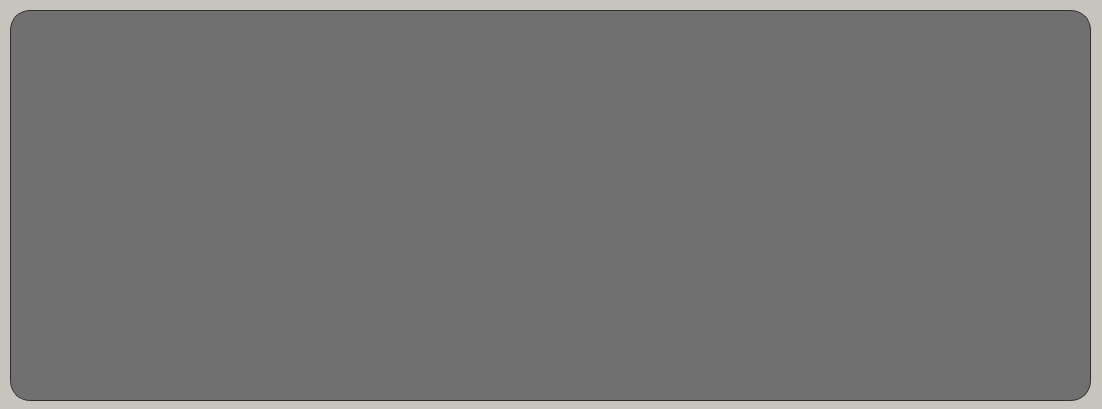
<?xml version="1.0" encoding="UTF-8"?>
<ui version="4.0">
 <class>PanelWidget</class>
 <widget class="QWidget" name="PanelWidget">
  <property name="geometry">
   <rect>
    <x>0</x>
    <y>0</y>
    <width>1102</width>
    <height>409</height>
   </rect>
  </property>
  <property name="palette">
   <palette>
    <active>
     <colorrole role="WindowText">
      <brush brushstyle="SolidPattern">
       <color alpha="255">
        <red>0</red>
        <green>0</green>
        <blue>0</blue>
       </color>
      </brush>
     </colorrole>
     <colorrole role="Button">
      <brush brushstyle="SolidPattern">
       <color alpha="255">
        <red>224</red>
        <green>220</green>
        <blue>212</blue>
       </color>
      </brush>
     </colorrole>
     <colorrole role="Light">
      <brush brushstyle="SolidPattern">
       <color alpha="255">
        <red>255</red>
        <green>255</green>
        <blue>255</blue>
       </color>
      </brush>
     </colorrole>
     <colorrole role="Midlight">
      <brush brushstyle="SolidPattern">
       <color alpha="255">
        <red>239</red>
        <green>237</green>
        <blue>233</blue>
       </color>
      </brush>
     </colorrole>
     <colorrole role="Dark">
      <brush brushstyle="SolidPattern">
       <color alpha="255">
        <red>112</red>
        <green>110</green>
        <blue>106</blue>
       </color>
      </brush>
     </colorrole>
     <colorrole role="Mid">
      <brush brushstyle="SolidPattern">
       <color alpha="255">
        <red>149</red>
        <green>147</green>
        <blue>141</blue>
       </color>
      </brush>
     </colorrole>
     <colorrole role="Text">
      <brush brushstyle="SolidPattern">
       <color alpha="255">
        <red>0</red>
        <green>0</green>
        <blue>0</blue>
       </color>
      </brush>
     </colorrole>
     <colorrole role="BrightText">
      <brush brushstyle="SolidPattern">
       <color alpha="255">
        <red>255</red>
        <green>255</green>
        <blue>255</blue>
       </color>
      </brush>
     </colorrole>
     <colorrole role="ButtonText">
      <brush brushstyle="SolidPattern">
       <color alpha="255">
        <red>0</red>
        <green>0</green>
        <blue>0</blue>
       </color>
      </brush>
     </colorrole>
     <colorrole role="Base">
      <brush brushstyle="SolidPattern">
       <color alpha="255">
        <red>255</red>
        <green>255</green>
        <blue>255</blue>
       </color>
      </brush>
     </colorrole>
     <colorrole role="Window">
      <brush brushstyle="SolidPattern">
       <color alpha="255">
        <red>199</red>
        <green>196</green>
        <blue>189</blue>
       </color>
      </brush>
     </colorrole>
     <colorrole role="Shadow">
      <brush brushstyle="SolidPattern">
       <color alpha="255">
        <red>0</red>
        <green>0</green>
        <blue>0</blue>
       </color>
      </brush>
     </colorrole>
     <colorrole role="AlternateBase">
      <brush brushstyle="SolidPattern">
       <color alpha="255">
        <red>239</red>
        <green>237</green>
        <blue>233</blue>
       </color>
      </brush>
     </colorrole>
     <colorrole role="ToolTipBase">
      <brush brushstyle="SolidPattern">
       <color alpha="255">
        <red>255</red>
        <green>255</green>
        <blue>220</blue>
       </color>
      </brush>
     </colorrole>
     <colorrole role="ToolTipText">
      <brush brushstyle="SolidPattern">
       <color alpha="255">
        <red>0</red>
        <green>0</green>
        <blue>0</blue>
       </color>
      </brush>
     </colorrole>
    </active>
    <inactive>
     <colorrole role="WindowText">
      <brush brushstyle="SolidPattern">
       <color alpha="255">
        <red>0</red>
        <green>0</green>
        <blue>0</blue>
       </color>
      </brush>
     </colorrole>
     <colorrole role="Button">
      <brush brushstyle="SolidPattern">
       <color alpha="255">
        <red>224</red>
        <green>220</green>
        <blue>212</blue>
       </color>
      </brush>
     </colorrole>
     <colorrole role="Light">
      <brush brushstyle="SolidPattern">
       <color alpha="255">
        <red>255</red>
        <green>255</green>
        <blue>255</blue>
       </color>
      </brush>
     </colorrole>
     <colorrole role="Midlight">
      <brush brushstyle="SolidPattern">
       <color alpha="255">
        <red>239</red>
        <green>237</green>
        <blue>233</blue>
       </color>
      </brush>
     </colorrole>
     <colorrole role="Dark">
      <brush brushstyle="SolidPattern">
       <color alpha="255">
        <red>112</red>
        <green>110</green>
        <blue>106</blue>
       </color>
      </brush>
     </colorrole>
     <colorrole role="Mid">
      <brush brushstyle="SolidPattern">
       <color alpha="255">
        <red>149</red>
        <green>147</green>
        <blue>141</blue>
       </color>
      </brush>
     </colorrole>
     <colorrole role="Text">
      <brush brushstyle="SolidPattern">
       <color alpha="255">
        <red>0</red>
        <green>0</green>
        <blue>0</blue>
       </color>
      </brush>
     </colorrole>
     <colorrole role="BrightText">
      <brush brushstyle="SolidPattern">
       <color alpha="255">
        <red>255</red>
        <green>255</green>
        <blue>255</blue>
       </color>
      </brush>
     </colorrole>
     <colorrole role="ButtonText">
      <brush brushstyle="SolidPattern">
       <color alpha="255">
        <red>0</red>
        <green>0</green>
        <blue>0</blue>
       </color>
      </brush>
     </colorrole>
     <colorrole role="Base">
      <brush brushstyle="SolidPattern">
       <color alpha="255">
        <red>255</red>
        <green>255</green>
        <blue>255</blue>
       </color>
      </brush>
     </colorrole>
     <colorrole role="Window">
      <brush brushstyle="SolidPattern">
       <color alpha="255">
        <red>199</red>
        <green>196</green>
        <blue>189</blue>
       </color>
      </brush>
     </colorrole>
     <colorrole role="Shadow">
      <brush brushstyle="SolidPattern">
       <color alpha="255">
        <red>0</red>
        <green>0</green>
        <blue>0</blue>
       </color>
      </brush>
     </colorrole>
     <colorrole role="AlternateBase">
      <brush brushstyle="SolidPattern">
       <color alpha="255">
        <red>239</red>
        <green>237</green>
        <blue>233</blue>
       </color>
      </brush>
     </colorrole>
     <colorrole role="ToolTipBase">
      <brush brushstyle="SolidPattern">
       <color alpha="255">
        <red>255</red>
        <green>255</green>
        <blue>220</blue>
       </color>
      </brush>
     </colorrole>
     <colorrole role="ToolTipText">
      <brush brushstyle="SolidPattern">
       <color alpha="255">
        <red>0</red>
        <green>0</green>
        <blue>0</blue>
       </color>
      </brush>
     </colorrole>
    </inactive>
    <disabled>
     <colorrole role="WindowText">
      <brush brushstyle="SolidPattern">
       <color alpha="255">
        <red>112</red>
        <green>110</green>
        <blue>106</blue>
       </color>
      </brush>
     </colorrole>
     <colorrole role="Button">
      <brush brushstyle="SolidPattern">
       <color alpha="255">
        <red>224</red>
        <green>220</green>
        <blue>212</blue>
       </color>
      </brush>
     </colorrole>
     <colorrole role="Light">
      <brush brushstyle="SolidPattern">
       <color alpha="255">
        <red>255</red>
        <green>255</green>
        <blue>255</blue>
       </color>
      </brush>
     </colorrole>
     <colorrole role="Midlight">
      <brush brushstyle="SolidPattern">
       <color alpha="255">
        <red>239</red>
        <green>237</green>
        <blue>233</blue>
       </color>
      </brush>
     </colorrole>
     <colorrole role="Dark">
      <brush brushstyle="SolidPattern">
       <color alpha="255">
        <red>112</red>
        <green>110</green>
        <blue>106</blue>
       </color>
      </brush>
     </colorrole>
     <colorrole role="Mid">
      <brush brushstyle="SolidPattern">
       <color alpha="255">
        <red>149</red>
        <green>147</green>
        <blue>141</blue>
       </color>
      </brush>
     </colorrole>
     <colorrole role="Text">
      <brush brushstyle="SolidPattern">
       <color alpha="255">
        <red>112</red>
        <green>110</green>
        <blue>106</blue>
       </color>
      </brush>
     </colorrole>
     <colorrole role="BrightText">
      <brush brushstyle="SolidPattern">
       <color alpha="255">
        <red>255</red>
        <green>255</green>
        <blue>255</blue>
       </color>
      </brush>
     </colorrole>
     <colorrole role="ButtonText">
      <brush brushstyle="SolidPattern">
       <color alpha="255">
        <red>112</red>
        <green>110</green>
        <blue>106</blue>
       </color>
      </brush>
     </colorrole>
     <colorrole role="Base">
      <brush brushstyle="SolidPattern">
       <color alpha="255">
        <red>199</red>
        <green>196</green>
        <blue>189</blue>
       </color>
      </brush>
     </colorrole>
     <colorrole role="Window">
      <brush brushstyle="SolidPattern">
       <color alpha="255">
        <red>199</red>
        <green>196</green>
        <blue>189</blue>
       </color>
      </brush>
     </colorrole>
     <colorrole role="Shadow">
      <brush brushstyle="SolidPattern">
       <color alpha="255">
        <red>0</red>
        <green>0</green>
        <blue>0</blue>
       </color>
      </brush>
     </colorrole>
     <colorrole role="AlternateBase">
      <brush brushstyle="SolidPattern">
       <color alpha="255">
        <red>224</red>
        <green>220</green>
        <blue>212</blue>
       </color>
      </brush>
     </colorrole>
     <colorrole role="ToolTipBase">
      <brush brushstyle="SolidPattern">
       <color alpha="255">
        <red>255</red>
        <green>255</green>
        <blue>220</blue>
       </color>
      </brush>
     </colorrole>
     <colorrole role="ToolTipText">
      <brush brushstyle="SolidPattern">
       <color alpha="255">
        <red>0</red>
        <green>0</green>
        <blue>0</blue>
       </color>
      </brush>
     </colorrole>
    </disabled>
   </palette>
  </property>
  <property name="font">
   <font>
    <family>Sans Serif</family>
    <pointsize>8</pointsize>
   </font>
  </property>
  <property name="windowTitle">
   <string>PanelWidget</string>
  </property>
  <property name="styleSheet">
   <string notr="true">QFrame#mainFrame {
	border: 1px solid #303030;
    border-radius: 20px;
	background: #707070;
    padding: 2px;
}</string>
  </property>
  <widget class="QFrame" name="mainFrame">
   <property name="geometry">
    <rect>
     <x>10</x>
     <y>10</y>
     <width>1081</width>
     <height>391</height>
    </rect>
   </property>
   <property name="palette">
    <palette>
     <active>
      <colorrole role="Button">
       <brush brushstyle="SolidPattern">
        <color alpha="255">
         <red>112</red>
         <green>112</green>
         <blue>112</blue>
        </color>
       </brush>
      </colorrole>
      <colorrole role="Base">
       <brush brushstyle="SolidPattern">
        <color alpha="255">
         <red>112</red>
         <green>112</green>
         <blue>112</blue>
        </color>
       </brush>
      </colorrole>
      <colorrole role="Window">
       <brush brushstyle="SolidPattern">
        <color alpha="255">
         <red>112</red>
         <green>112</green>
         <blue>112</blue>
        </color>
       </brush>
      </colorrole>
     </active>
     <inactive>
      <colorrole role="Button">
       <brush brushstyle="SolidPattern">
        <color alpha="255">
         <red>112</red>
         <green>112</green>
         <blue>112</blue>
        </color>
       </brush>
      </colorrole>
      <colorrole role="Base">
       <brush brushstyle="SolidPattern">
        <color alpha="255">
         <red>112</red>
         <green>112</green>
         <blue>112</blue>
        </color>
       </brush>
      </colorrole>
      <colorrole role="Window">
       <brush brushstyle="SolidPattern">
        <color alpha="255">
         <red>112</red>
         <green>112</green>
         <blue>112</blue>
        </color>
       </brush>
      </colorrole>
     </inactive>
     <disabled>
      <colorrole role="Button">
       <brush brushstyle="SolidPattern">
        <color alpha="255">
         <red>112</red>
         <green>112</green>
         <blue>112</blue>
        </color>
       </brush>
      </colorrole>
      <colorrole role="Base">
       <brush brushstyle="SolidPattern">
        <color alpha="255">
         <red>112</red>
         <green>112</green>
         <blue>112</blue>
        </color>
       </brush>
      </colorrole>
      <colorrole role="Window">
       <brush brushstyle="SolidPattern">
        <color alpha="255">
         <red>112</red>
         <green>112</green>
         <blue>112</blue>
        </color>
       </brush>
      </colorrole>
     </disabled>
    </palette>
   </property>
   <property name="font">
    <font>
     <family>Sans Serif</family>
     <pointsize>8</pointsize>
     <stylestrategy>PreferAntialias</stylestrategy>
    </font>
   </property>
   <property name="styleSheet">
    <string notr="true"/>
   </property>
   <property name="frameShape">
    <enum>QFrame::StyledPanel</enum>
   </property>
   <property name="frameShadow">
    <enum>QFrame::Sunken</enum>
   </property>
   <widget class="ControlRegisterPanel" name="controlRegisterPanel" native="true">
    <property name="geometry">
     <rect>
      <x>40</x>
      <y>150</y>
      <width>1021</width>
      <height>51</height>
     </rect>
    </property>
    <property name="minimumSize">
     <size>
      <width>0</width>
      <height>40</height>
     </size>
    </property>
   </widget>
   <widget class="AdderRegisterPanel" name="adderRegisterPanel" native="true">
    <property name="geometry">
     <rect>
      <x>30</x>
      <y>10</y>
      <width>1031</width>
      <height>51</height>
     </rect>
    </property>
    <property name="minimumSize">
     <size>
      <width>0</width>
      <height>40</height>
     </size>
    </property>
   </widget>
   <widget class="PCWidget" name="programCounterPanel" native="true">
    <property name="geometry">
     <rect>
      <x>170</x>
      <y>220</y>
      <width>311</width>
      <height>61</height>
     </rect>
    </property>
    <property name="minimumSize">
     <size>
      <width>0</width>
      <height>40</height>
     </size>
    </property>
   </widget>
   <widget class="ArithmUnitRegisterPanel" name="arithmUnitRegisterPanel" native="true">
    <property name="geometry">
     <rect>
      <x>50</x>
      <y>80</y>
      <width>1011</width>
      <height>51</height>
     </rect>
    </property>
    <property name="minimumSize">
     <size>
      <width>0</width>
      <height>40</height>
     </size>
    </property>
   </widget>
   <widget class="CommandRegisterPanel" name="commandRegisterPanel" native="true">
    <property name="geometry">
     <rect>
      <x>590</x>
      <y>220</y>
      <width>471</width>
      <height>61</height>
     </rect>
    </property>
    <property name="minimumSize">
     <size>
      <width>0</width>
      <height>40</height>
     </size>
    </property>
   </widget>
   <widget class="CommandDecoderWidget" name="commandDecoderPanel" native="true">
    <property name="geometry">
     <rect>
      <x>20</x>
      <y>220</y>
      <width>141</width>
      <height>61</height>
     </rect>
    </property>
    <property name="minimumSize">
     <size>
      <width>0</width>
      <height>40</height>
     </size>
    </property>
   </widget>
   <widget class="StatusRegisterPanel" name="statusRegisterPanel" native="true">
    <property name="geometry">
     <rect>
      <x>500</x>
      <y>210</y>
      <width>71</width>
      <height>51</height>
     </rect>
    </property>
    <property name="minimumSize">
     <size>
      <width>0</width>
      <height>40</height>
     </size>
    </property>
   </widget>
   <widget class="AnalogClock" name="clock" native="true">
    <property name="geometry">
     <rect>
      <x>480</x>
      <y>260</y>
      <width>121</width>
      <height>121</height>
     </rect>
    </property>
    <property name="minimumSize">
     <size>
      <width>64</width>
      <height>64</height>
     </size>
    </property>
    <property name="maximumSize">
     <size>
      <width>130</width>
      <height>130</height>
     </size>
    </property>
   </widget>
   <widget class="ModesPanel" name="modesPanel" native="true">
    <property name="geometry">
     <rect>
      <x>0</x>
      <y>300</y>
      <width>481</width>
      <height>81</height>
     </rect>
    </property>
    <property name="minimumSize">
     <size>
      <width>0</width>
      <height>40</height>
     </size>
    </property>
   </widget>
   <widget class="StopReasonsPanel" name="stopReasonsPanel" native="true">
    <property name="geometry">
     <rect>
      <x>600</x>
      <y>300</y>
      <width>211</width>
      <height>71</height>
     </rect>
    </property>
    <property name="minimumSize">
     <size>
      <width>0</width>
      <height>40</height>
     </size>
    </property>
   </widget>
   <widget class="DebugPanel" name="debugPanel" native="true">
    <property name="geometry">
     <rect>
      <x>810</x>
      <y>300</y>
      <width>251</width>
      <height>81</height>
     </rect>
    </property>
    <property name="minimumSize">
     <size>
      <width>0</width>
      <height>40</height>
     </size>
    </property>
   </widget>
  </widget>
 </widget>
 <customwidgets>
  <customwidget>
   <class>ControlRegisterPanel</class>
   <extends>QWidget</extends>
   <header location="global">controlregisterpanel.hpp</header>
   <container>1</container>
  </customwidget>
  <customwidget>
   <class>AdderRegisterPanel</class>
   <extends>QWidget</extends>
   <header location="global">controlregisterpanel.hpp</header>
   <container>1</container>
  </customwidget>
  <customwidget>
   <class>PCWidget</class>
   <extends>QWidget</extends>
   <header location="global">controlregisterpanel.hpp</header>
   <container>1</container>
  </customwidget>
  <customwidget>
   <class>ArithmUnitRegisterPanel</class>
   <extends>QWidget</extends>
   <header location="global">controlregisterpanel.hpp</header>
   <container>1</container>
  </customwidget>
  <customwidget>
   <class>CommandRegisterPanel</class>
   <extends>QWidget</extends>
   <header location="global">controlregisterpanel.hpp</header>
   <container>1</container>
  </customwidget>
  <customwidget>
   <class>CommandDecoderWidget</class>
   <extends>QWidget</extends>
   <header location="global">controlregisterpanel.hpp</header>
   <container>1</container>
  </customwidget>
  <customwidget>
   <class>StatusRegisterPanel</class>
   <extends>QWidget</extends>
   <header location="global">controlregisterpanel.hpp</header>
   <container>1</container>
  </customwidget>
  <customwidget>
   <class>AnalogClock</class>
   <extends>QWidget</extends>
   <header location="global">analogclock.h</header>
   <container>1</container>
  </customwidget>
  <customwidget>
   <class>ModesPanel</class>
   <extends>QWidget</extends>
   <header location="global">controlregisterpanel.hpp</header>
   <container>1</container>
  </customwidget>
  <customwidget>
   <class>StopReasonsPanel</class>
   <extends>QWidget</extends>
   <header location="global">controlregisterpanel.hpp</header>
   <container>1</container>
  </customwidget>
  <customwidget>
   <class>DebugPanel</class>
   <extends>QWidget</extends>
   <header location="global">controlregisterpanel.hpp</header>
   <container>1</container>
  </customwidget>
 </customwidgets>
 <resources/>
 <connections/>
</ui>
